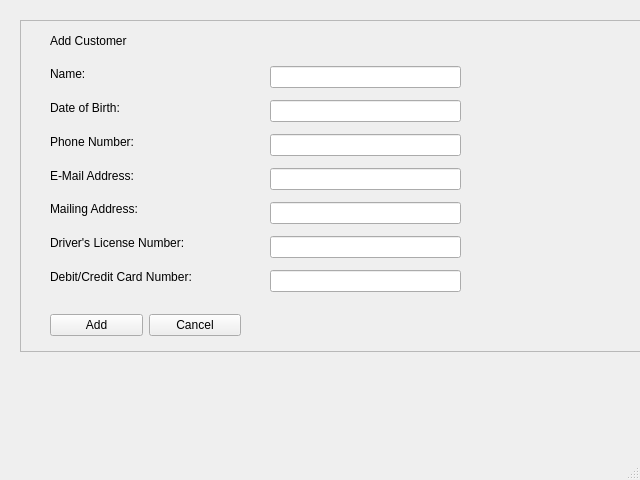
<?xml version="1.0" encoding="UTF-8"?>
<ui version="4.0">
 <class>add_customer</class>
 <widget class="QMainWindow" name="add_customer">
  <property name="geometry">
   <rect>
    <x>0</x>
    <y>0</y>
    <width>640</width>
    <height>480</height>
   </rect>
  </property>
  <property name="windowTitle">
   <string>MainWindow</string>
  </property>
  <widget class="QWidget" name="centralwidget">
   <widget class="QFrame" name="frame">
    <property name="geometry">
     <rect>
      <x>20</x>
      <y>20</y>
      <width>622</width>
      <height>332</height>
     </rect>
    </property>
    <property name="frameShape">
     <enum>QFrame::StyledPanel</enum>
    </property>
    <property name="frameShadow">
     <enum>QFrame::Raised</enum>
    </property>
    <widget class="QWidget" name="verticalLayoutWidget">
     <property name="geometry">
      <rect>
       <x>30</x>
       <y>40</y>
       <width>161</width>
       <height>231</height>
      </rect>
     </property>
     <layout class="QVBoxLayout" name="verticalLayout">
      <item>
       <widget class="QLabel" name="label_6">
        <property name="text">
         <string>Name: </string>
        </property>
       </widget>
      </item>
      <item>
       <widget class="QLabel" name="label_2">
        <property name="text">
         <string>Date of Birth:</string>
        </property>
       </widget>
      </item>
      <item>
       <widget class="QLabel" name="label_5">
        <property name="text">
         <string>Phone Number:</string>
        </property>
       </widget>
      </item>
      <item>
       <widget class="QLabel" name="label">
        <property name="text">
         <string>E-Mail Address:</string>
        </property>
       </widget>
      </item>
      <item>
       <widget class="QLabel" name="label_4">
        <property name="text">
         <string>Mailing Address:</string>
        </property>
       </widget>
      </item>
      <item>
       <widget class="QLabel" name="label_3">
        <property name="text">
         <string>Driver's License Number:</string>
        </property>
       </widget>
      </item>
      <item>
       <widget class="QLabel" name="label_7">
        <property name="text">
         <string>Debit/Credit Card Number: </string>
        </property>
       </widget>
      </item>
     </layout>
    </widget>
    <widget class="QWidget" name="verticalLayoutWidget_2">
     <property name="geometry">
      <rect>
       <x>250</x>
       <y>40</y>
       <width>191</width>
       <height>241</height>
      </rect>
     </property>
     <layout class="QVBoxLayout" name="verticalLayout_2">
      <item>
       <widget class="QLineEdit" name="name"/>
      </item>
      <item>
       <widget class="QLineEdit" name="birthdate"/>
      </item>
      <item>
       <widget class="QLineEdit" name="phone"/>
      </item>
      <item>
       <widget class="QLineEdit" name="email"/>
      </item>
      <item>
       <widget class="QLineEdit" name="mailing"/>
      </item>
      <item>
       <widget class="QLineEdit" name="dLicense"/>
      </item>
      <item>
       <widget class="QLineEdit" name="cardNumber"/>
      </item>
     </layout>
    </widget>
    <widget class="QWidget" name="horizontalLayoutWidget">
     <property name="geometry">
      <rect>
       <x>30</x>
       <y>290</y>
       <width>191</width>
       <height>31</height>
      </rect>
     </property>
     <layout class="QHBoxLayout" name="horizontalLayout">
      <item>
       <widget class="QPushButton" name="confirm">
        <property name="text">
         <string>Add</string>
        </property>
       </widget>
      </item>
      <item>
       <widget class="QPushButton" name="cancelAction">
        <property name="text">
         <string>Cancel</string>
        </property>
       </widget>
      </item>
     </layout>
    </widget>
    <widget class="QLabel" name="label_8">
     <property name="geometry">
      <rect>
       <x>30</x>
       <y>10</y>
       <width>181</width>
       <height>21</height>
      </rect>
     </property>
     <property name="text">
      <string>Add Customer</string>
     </property>
    </widget>
   </widget>
  </widget>
  <widget class="QMenuBar" name="menubar">
   <property name="geometry">
    <rect>
     <x>0</x>
     <y>0</y>
     <width>640</width>
     <height>21</height>
    </rect>
   </property>
  </widget>
  <widget class="QStatusBar" name="statusbar"/>
 </widget>
 <resources/>
 <connections/>
</ui>
